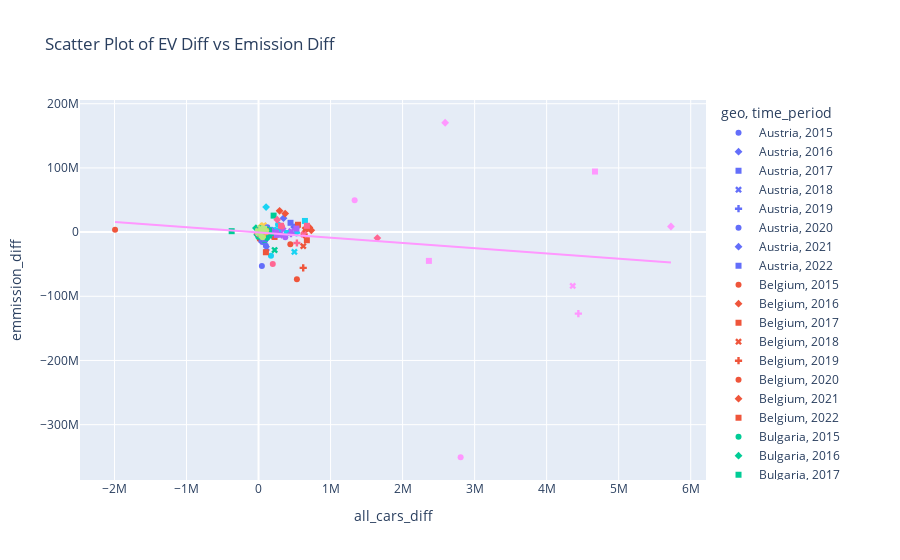

The notebook cell this image was saved under:
### Code cell
fig = px.scatter(
    df_cleaned,
    x='all_cars_diff',
    y='emmission_diff',
    color='geo',
    symbol='time_period',
    labels={'ev_diff': 'EV Diff', 'emission_diff': 'Emission Diff'},
    trendline='ols',
    title="Scatter Plot of EV Diff vs Emission Diff",
    trendline_scope='overall'
)

fig.show()
